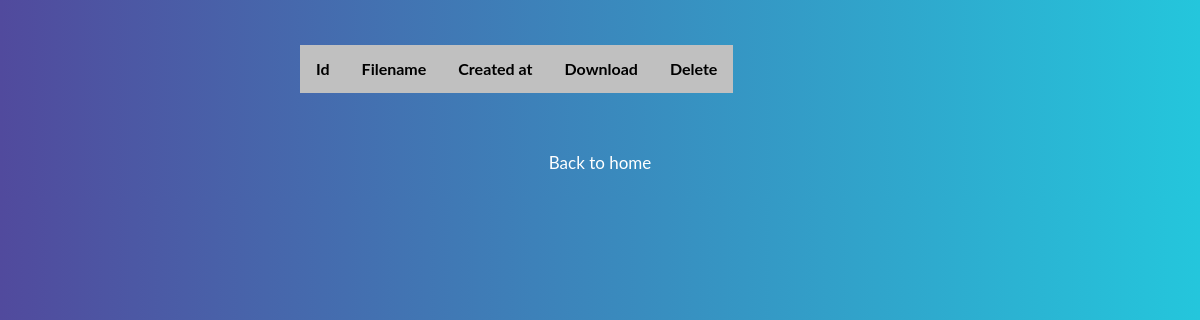
The page /fileupload/history/ (signed in) on the database as committed earlier.
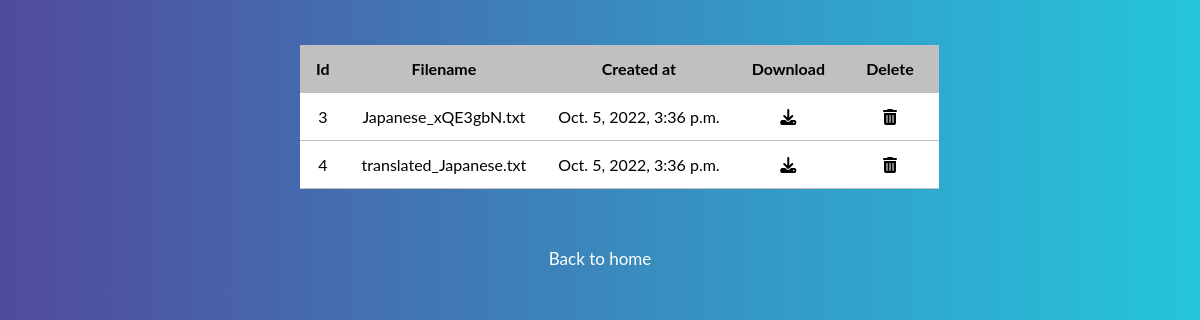
The same page on the database as committed later.
### FileUpload/models.py (models this page shows, shortened)
class File(models.Model):
     title = models.CharField(max_length=50)
     file = models.FileField()
     created_at = models.DateTimeField(auto_now_add=True)
     file_of=models.ForeignKey(User, on_delete=models.CASCADE, default=1)

### FileUpload/views.py (the view)
# urls.py: path('history/', views.history, name='history'),
def history(request):
    FilesList=File.objects.filter(file_of=request.user)
    return render(request, 'FileUpload/history.html', {'FilesList':FilesList})

### Templates/FileUpload/history.html (shortened to what this page needs)
<!DOCTYPE html>
<html>
<head>
    <link rel="stylesheet" href="">
</head>
<body>
    <table>
        <thead>
            <tr>
                <td>Id</td>
                <td>Filename</td>
                <td>Created at</td>
                <td>Download</td>
                <td>Delete</td>
            </tr>
        </thead>
        <tbody>
            {% for f in FilesList %}
            <tr>
                <td>{{f.id}}</td>
                <td>{{f.file}}</td>
                <td>{{f.created_at}}</td>
                <td><a href="{{f.file.url}}" download><i class="fa fa-download" aria-hidden="true" fa-2x></i></a></td>
                <td><a href="/fileupload/delete/{{f.id}}"><i class="fa fa-trash-alt" aria-hidden="true" fa-2x></i></a></td>
            </tr>
            {% endfor %}
        </tbody>
    </table>
    <a href="{% url 'home'%}" id="back">Back to home</a>
</body>
</html>

Rows that differ between the two databases and show on the page:
added File: id "3", file "Japanese_xQE3gbN.txt", created_at "Oct. 5, 2022, 3:36 p.m."
added File: id "4", file "translated_Japanese.txt", created_at "Oct. 5, 2022, 3:36 p.m."
